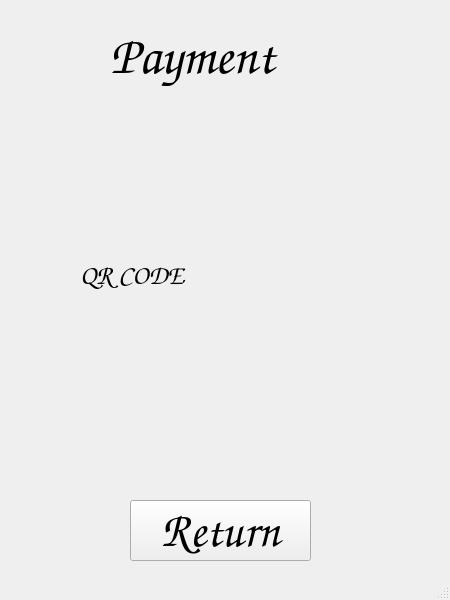
<?xml version="1.0" encoding="UTF-8"?>
<ui version="4.0">
 <class>MainWindow</class>
 <widget class="QMainWindow" name="MainWindow">
  <property name="geometry">
   <rect>
    <x>0</x>
    <y>0</y>
    <width>450</width>
    <height>600</height>
   </rect>
  </property>
  <property name="windowTitle">
   <string>MainWindow</string>
  </property>
  <widget class="QWidget" name="centralwidget">
   <widget class="QLabel" name="Welcome_banner">
    <property name="geometry">
     <rect>
      <x>110</x>
      <y>10</y>
      <width>251</width>
      <height>91</height>
     </rect>
    </property>
    <property name="font">
     <font>
      <family>Comic Sans MS</family>
      <pointsize>40</pointsize>
     </font>
    </property>
    <property name="text">
     <string>Payment</string>
    </property>
   </widget>
   <widget class="QPushButton" name="RETURN">
    <property name="geometry">
     <rect>
      <x>130</x>
      <y>500</y>
      <width>181</width>
      <height>61</height>
     </rect>
    </property>
    <property name="font">
     <font>
      <family>Comic Sans MS</family>
      <pointsize>36</pointsize>
     </font>
    </property>
    <property name="text">
     <string>Return</string>
    </property>
   </widget>
   <widget class="QLabel" name="QR_code">
    <property name="geometry">
     <rect>
      <x>80</x>
      <y>130</y>
      <width>281</width>
      <height>291</height>
     </rect>
    </property>
    <property name="font">
     <font>
      <family>Comic Sans MS</family>
      <pointsize>20</pointsize>
     </font>
    </property>
    <property name="text">
     <string>QR CODE</string>
    </property>
   </widget>
  </widget>
  <widget class="QStatusBar" name="statusbar"/>
 </widget>
 <resources/>
 <connections/>
</ui>
